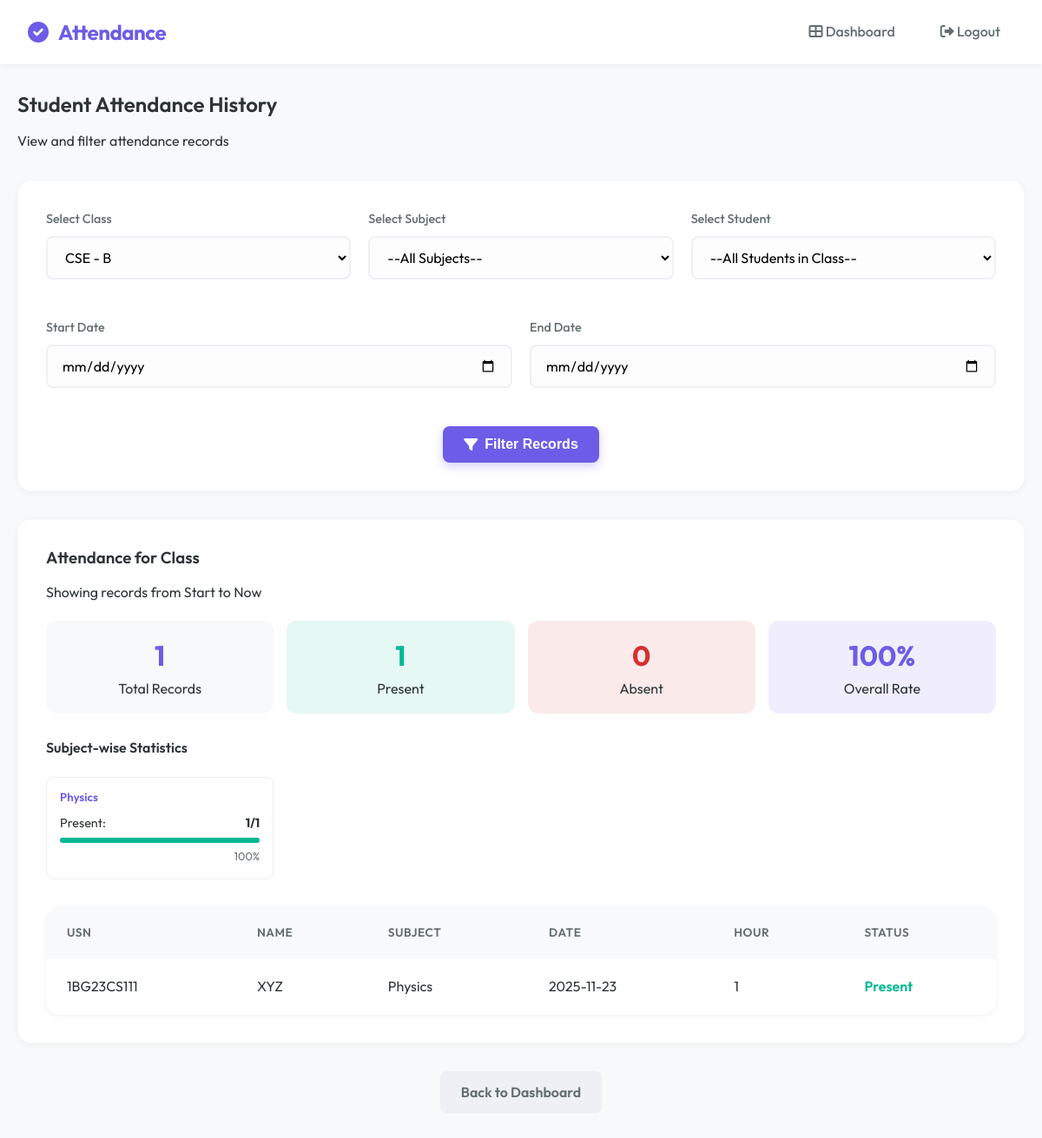
/admin/student_attendance_history?class_id=2 (signed in), run on an earlier commit of the app's database.
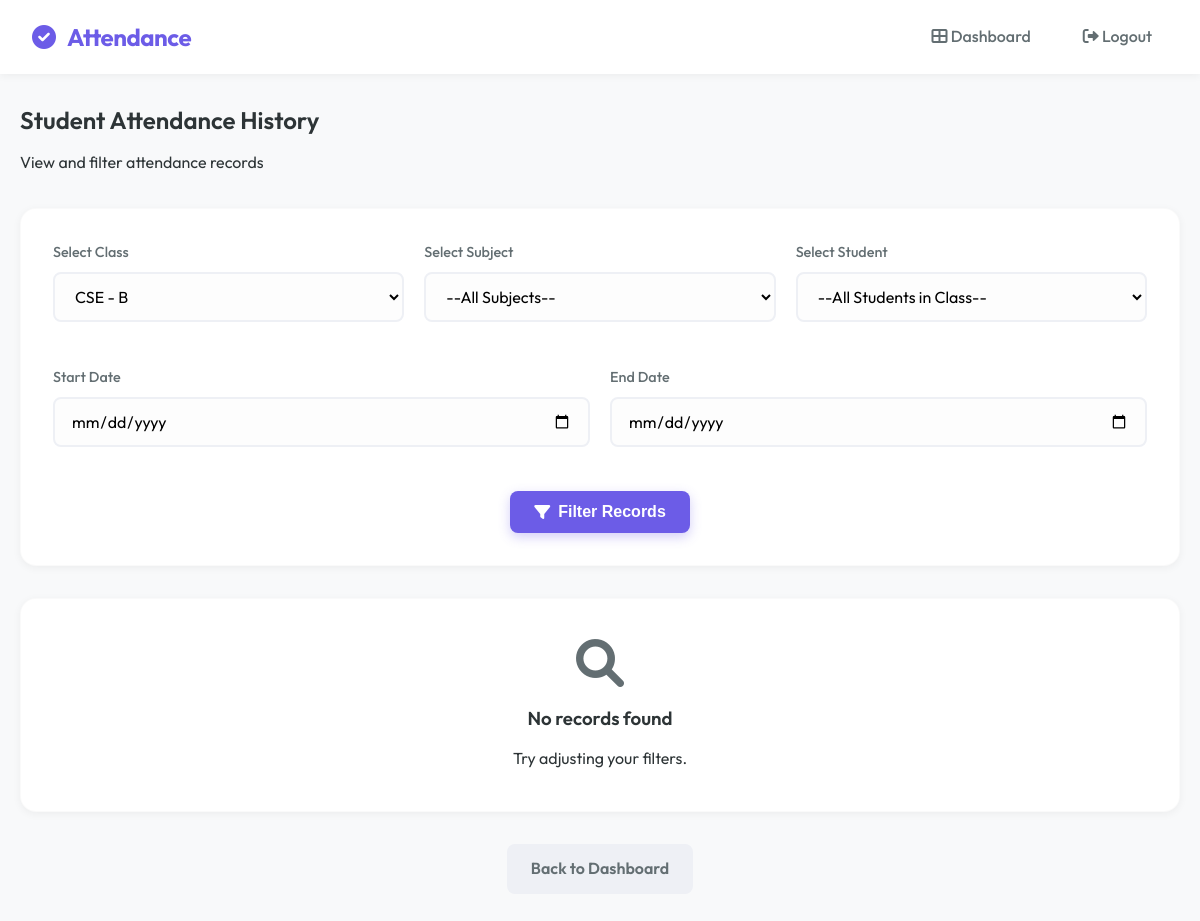
And on a later commit of the database.
### tables this page shows
CREATE TABLE attendance (
        id INTEGER PRIMARY KEY AUTOINCREMENT,
        student_id INTEGER,
        subject TEXT,
        date TEXT,
        status TEXT
    , hour INTEGER DEFAULT 1);

CREATE TABLE students (
        id INTEGER PRIMARY KEY AUTOINCREMENT,
        usn TEXT UNIQUE,
        name TEXT,
        dob TEXT,
        class_id INTEGER,
        face_encoding BLOB
    );

### app.py (the view)
@app.route("/admin/student_attendance_history", methods=["GET", "POST"])
def student_attendance_history():
    if session.get("role") != "admin":
        return "Unauthorized", 403
    conn = sqlite3.connect('attendance.db')
    c = conn.cursor()
    c.execute("SELECT id, class_name FROM classes ORDER BY class_name")
    classes = c.fetchall()
    selected_class_id = request.args.get("class_id") or request.form.get("class_id")
    selected_student_id = request.args.get("student_id") or request.form.get("student_id")
    selected_subject = request.args.get("subject") or request.form.get("subject")
    start_date = request.args.get("start_date") or request.form.get("start_date")
    end_date = request.args.get("end_date") or request.form.get("end_date")
    filtered_students, attendance_records, student_info, subjects = [], [], None, []
    if selected_class_id:
        c.execute("SELECT id, usn, name FROM students WHERE class_id=? ORDER BY name", (selected_class_id,))
        filtered_students = c.fetchall()
        c.execute("SELECT name FROM subjects WHERE class_id=? ORDER BY name", (selected_class_id,))
        subjects = [row[0] for row in c.fetchall()]
    if selected_student_id:
        c.execute("SELECT usn, name, class_name FROM students JOIN classes ON students.class_id = classes.id WHERE students.id=?", (selected_student_id,))
        student_info = c.fetchone()
        query = "SELECT subject, date, status, hour FROM attendance WHERE student_id=?"
        params = [selected_student_id]
        if selected_subject:
            query += " AND subject=?"
            params.append(selected_subject)
        if start_date and end_date:
            query += " AND date BETWEEN ? AND ?"
            params.extend([start_date, end_date])
        elif start_date:
            query += " AND date >= ?"
            params.append(start_date)
        elif end_date:
            query += " AND date <= ?"
            params.append(end_date)
        query += " ORDER BY date DESC, hour ASC"
        c.execute(query, params)
        attendance_records = c.fetchall()
    elif selected_class_id:
        query = """
            SELECT students.usn, students.name, attendance.subject, attendance.date, attendance.status, attendance.hour
            FROM attendance
            JOIN students ON attendance.student_id = students.id
            WHERE students.class_id=?
        """
        params = [selected_class_id]
        if selected_subject:
            query += " AND attendance.subject=?"
            params.append(selected_subject)
        if start_date and end_date:
            query += " AND attendance.date BETWEEN ? AND ?"
            params.extend([start_date, end_date])
        elif start_date:
            query += " AND attendance.date >= ?"
            params.append(start_date)
        elif end_date:
            query += " AND attendance.date <= ?"
            params.append(end_date)
        query += " ORDER BY attendance.date DESC, attendance.hour ASC, students.name ASC"
        c.execute(query, params)
        attendance_records = c.fetchall()
    subject_stats = {}
    for record in attendance_records:
        subj = record[0] if selected_student_id else record[2]
        status = record[2] if selected_student_id else record[4]
        if subj not in subject_stats:
            subject_stats[subj] = {
                'total': 0,
                'present': 0,
                'absent': 0,
                'percentage': 0
            }
        subject_stats[subj]['total'] += 1
        if status == 'Present':
            subject_stats[subj]['present'] += 1
        else:
            subject_stats[subj]['absent'] += 1
    for subj in subject_stats:
        subject_stats[subj]['percentage'] = round(
            (subject_stats[subj]['present'] / subject_stats[subj]['total'] * 100)
            if subject_stats[subj]['total'] > 0 else 0
        )
    total_records = len(attendance_records)
    present_count = sum(s['present'] for s in subject_stats.values())
    absent_count = total_records - present_count
    attendance_percentage = round((present_count / total_records * 100) if total_records > 0 else 0)
    conn.close()
    return render_template("student_attendance_history.html",
                           classes=classes, filtered_students=filtered_students,
                           subjects=subjects,
                           attendance_records=attendance_records,
                           selected_class_id=int(selected_class_id) if selected_class_id else None,
                           selected_student_id=int(selected_student_id) if selected_student_id else None,
                           selected_subject=selected_subject,
                           student_info=student_info, start_date=start_date, end_date=end_date,
                           total_records=total_records,
                           present_count=present_count,
                           absent_count=absent_count,
                           attendance_percentage=attendance_percentage,
                           subject_stats=subject_stats)

### templates/student_attendance_history.html (shortened to what this page needs)
{% extends "base.html" %}
{% block content %}
<div class="mb-4">
    <h2>Student Attendance History</h2>
    <p class="text-muted">View and filter attendance records</p>
</div>
<div class="card mb-4">
    <form method="GET" action="/admin/student_attendance_history">
        <div
            style="display: grid; grid-template-columns: repeat(auto-fit, minmax(200px, 1fr)); gap: 20px; margin-bottom: 20px;">
            <div class="form-group">
                <label for="class_id">Select Class</label>
                <select name="class_id" id="class_id" required onchange="this.form.submit()">
                    {% for cid, cname in classes %}
                    <option value="{{ cid }}" {% if selected_class_id==cid %}selected{% endif %}>{{ cname }}</option>
                    {% endfor %}
                </select>
            </div>
            <div class="form-group">
                <label for="subject">Select Subject</label>
                <select name="subject" id="subject" {% if not selected_class_id %}disabled{% endif %}
                    onchange="this.form.submit()">
                    <option value="">--All Subjects--</option>
                </select>
            </div>
            <div class="form-group">
                <label for="student_id">Select Student</label>
                <select name="student_id" id="student_id" {% if not selected_class_id %}disabled{% endif %}
                    onchange="this.form.submit()">
                    <option value="">--All Students in Class--</option>
                </select>
            </div>
        </div>
        <div style="display: grid; grid-template-columns: 1fr 1fr; gap: 20px; margin-bottom: 20px;">
            <div class="form-group">
                <label for="start_date">Start Date</label>
                <input type="date" name="start_date" value="{{ start_date or '' }}">
            </div>
            <div class="form-group">
                <label for="end_date">End Date</label>
                <input type="date" name="end_date" value="{{ end_date or '' }}">
            </div>
        </div>
        <div class="text-center">
            <button type="submit" class="btn btn-primary"><i class="fas fa-filter"></i> Filter Records</button>
        </div>
    </form>
</div>
{% if attendance_records %}
<div class="card mb-4">
    <div style="display: flex; justify-content: space-between; align-items: center; margin-bottom: 20px;">
        <div>
            {% if selected_student_id %}
            <h3>Attendance for {{ student_info[1] }} ({{ student_info[0] }})</h3>
            {% elif selected_class_id %}
            <h3>Attendance for Class</h3>
            {% endif %}
            <p class="text-muted">
                Showing records from {{ start_date or 'Start' }} to {{ end_date or 'Now' }}
            </p>
        </div>
        </div>
    <div class="dashboard-grid"
        style="grid-template-columns: repeat(4, 1fr); margin-top: 0; margin-bottom: 30px; gap: 15px;">
        <div style="text-align: center; padding: 15px; background: #f8f9fa; border-radius: 12px;">
            <div style="font-size: 2rem; font-weight: bold; color: var(--primary);">{{ total_records }}</div>
            <div class="text-muted">Total Records</div>
        </div>
        <div style="text-align: center; padding: 15px; background: rgba(0, 184, 148, 0.1); border-radius: 12px;">
            <div style="font-size: 2rem; font-weight: bold; color: var(--success);">{{ present_count }}</div>
            <div class="text-muted">Present</div>
        </div>
        <div style="text-align: center; padding: 15px; background: rgba(214, 48, 49, 0.1); border-radius: 12px;">
            <div style="font-size: 2rem; font-weight: bold; color: var(--error);">{{ absent_count }}</div>
            <div class="text-muted">Absent</div>
        </div>
        <div style="text-align: center; padding: 15px; background: rgba(108, 92, 231, 0.1); border-radius: 12px;">
            <div style="font-size: 2rem; font-weight: bold; color: var(--primary);">{{ attendance_percentage }}%</div>
            <div class="text-muted">Overall Rate</div>
        </div>
    </div>
    {% if subject_stats %}
    <h4 class="mb-3">Subject-wise Statistics</h4>
    <div
        style="display: grid; grid-template-columns: repeat(auto-fill, minmax(250px, 1fr)); gap: 15px; margin-bottom: 30px;">
        {% for subject, stats in subject_stats.items() %}
        <div style="padding: 15px; border: 1px solid #eee; border-radius: 8px;">
            <h5 style="margin-bottom: 10px; color: var(--primary);">{{ subject }}</h5>
            <div style="display: flex; justify-content: space-between; font-size: 0.9rem; margin-bottom: 5px;">
                <span>Present:</span> <strong>{{ stats.present }}/{{ stats.total }}</strong>
            </div>
            <div style="width: 100%; background: #eee; height: 6px; border-radius: 3px;">
                <div
                    style="width: {{ stats.percentage }}%; background: {% if stats.percentage >= 75 %}var(--success){% elif stats.percentage >= 60 %}var(--warning){% else %}var(--error){% endif %}; height: 100%; border-radius: 3px;">
                </div>
            </div>
            <div style="text-align: right; font-size: 0.8rem; margin-top: 5px; color: var(--text-muted);">{{
                stats.percentage }}%</div>
        </div>
        {% endfor %}
    </div>
    {% endif %}
    <div class="table-container">
        <table>
            <thead>
                {% if selected_student_id %}
                <tr>
                    <th>Subject</th>
                    <th>Date</th>
                    <th>Hour</th>
                    <th>Status</th>
                </tr>
                {% else %}
                <tr>
                    <th>USN</th>
                    <th>Name</th>
                    <th>Subject</th>
                    <th>Date</th>
                    <th>Hour</th>
                    <th>Status</th>
                </tr>
                {% endif %}
            </thead>
            <tbody>
                {% for row in attendance_records %}
                {% if selected_student_id %}
                <tr>
                    <td>{{ row[0] }}</td>
                    <td>{{ row[1] }}</td>
                    <td>{{ row[3] }}</td>
                    <td>
                        <span class="{% if row[2] == 'Present' %}text-success{% else %}text-danger{% endif %}"
                            style="font-weight: 600;">
                            {{ row[2] }}
                        </span>
                    </td>
                </tr>
                {% else %}
                <tr>
                    <td>{{ row[0] }}</td>
                    <td>{{ row[1] }}</td>
                    <td>{{ row[2] }}</td>
                    <td>{{ row[3] }}</td>
                    <td>{{ row[5] }}</td>
                    <td>
                        <span class="{% if row[4] == 'Present' %}text-success{% else %}text-danger{% endif %}"
                            style="font-weight: 600;">
                            {{ row[4] }}
                        </span>
                    </td>
                </tr>
                {% endif %}
                {% endfor %}
            </tbody>
        </table>
    </div>
</div>
{% else %}
<div class="card text-center" style="padding: 40px;">
    {% if selected_class_id %}
    <i class="fas fa-search" style="font-size: 3rem; color: var(--text-muted); margin-bottom: 20px;"></i>
    <h3>No records found</h3>
    <p class="text-muted">Try adjusting your filters.</p>
    {% else %}
    <i class="fas fa-arrow-up" style="font-size: 3rem; color: var(--primary); margin-bottom: 20px;"></i>
    <h3>Select a Class</h3>
    <p class="text-muted">Please select a class above to view attendance records.</p>
    {% endif %}
</div>
{% endif %}
<div class="text-center mt-4 mb-4">
    <a href="/dashboard" class="btn btn-secondary">Back to Dashboard</a>
</div>
{% endblock %}

### templates/base.html (shortened to what this page needs)
<!DOCTYPE html>
<html lang="en">
<head>
    <link rel="stylesheet" href="{{ url_for('static', filename='style.css') }}">
    <link rel="stylesheet" href="https://cdnjs.cloudflare.com/ajax/libs/font-awesome/6.0.0/css/all.min.css">
</head>
<body>
    <nav class="navbar">
        <div class="navbar-brand">
            <i class="fas fa-check-circle" style="margin-right: 8px;"></i> Attendance
        </div>
        <div class="navbar-nav">
            <a href="/dashboard"><i class="fas fa-th-large"></i> Dashboard</a>
            <a href="/logout"><i class="fas fa-sign-out-alt"></i> Logout</a>
        </div>
    </nav>
    <div class="container mt-4">
        {% block content %}{% endblock %}
    </div>
</body>
</html>

What changed in the data, as far as the page shows it:
removed attendance: subject "Physics", present "1", total "1", percentage "100", usn "1BG23CS111", name "XYZ", date "2025-11-23", hour "1", status "Present"
Also different on the page:
{{ start_date or 'Start' }}: "Start" → (not shown)
{{ end_date or 'Now' }}: "Now" → (not shown)
{{ total_records }}: "1" → (not shown)
{{ present_count }}: "1" → (not shown)
{{ absent_count }}: "0" → (not shown)
{{ attendance_percentage }}: "100" → (not shown)
text no longer shown: "Attendance for Class Showing records from to Total Records Present Absent % Overall Rate Subject-wise Statistics USN NAME SUBJECT DATE HOUR STATUS"
text now shown: "No records found Try adjusting your filters."
